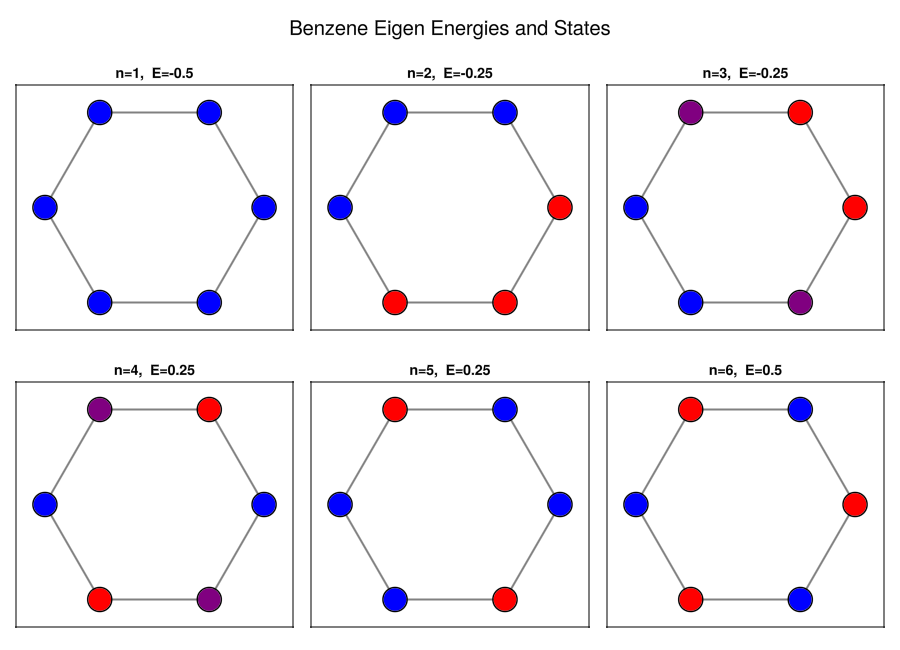

The script that saved this image:
## Initialize
using Quantica, GLMakie, LinearAlgebra, Optim, Printf

r = 1.2
ep = 0
t = -0.25

positions = [(r * cos(i * pi / 3), r * sin(i * pi / 3), 0.0) for i in 0:5]

lat = lattice(sublat(positions...; name = :C))

## Functions
function solve(p, doplot=false)
    ep, t = p

    if doplot
        display(qplot(lat, title = "Benzene Geometric Structure"))
    end

    model = onsite(ep) + hopping(t; range = 1.01 * r)

    H = hamiltonian(lat, model)
    Hmat = Matrix(H[()])

    return solve_ham(Hmat)
end

function solve_ham(H)
    evals, evecs = eigen(Hermitian(H))

    evecs = real.(evecs)

    return evals, evecs
end

## Final solution
evals, evecs = solve([ep, t], true)

println("  n   eigval   eigvec")
for n in 1:length(evals)
    fmt = Printf.Format(" %2i  %7.3f   [" * "%6.3f " ^ (length(evals) - 1) * "%6.3f]\n")
    Printf.format(stdout, fmt, n, evals[n], evecs[:, n]...)
end

## Plot
pos = sites(lat)
xs = [p[1] for p in pos]
ys = [p[2] for p in pos]

fig = Figure(size = (900, 650))
Label(fig[0, 1:3], "Benzene Eigen Energies and States", fontsize = 20, halign = :center)

for n in 1:6
    row, col = divrem(n - 1, 3) .+ (1, 1)
    ax = Axis(fig[row, col], title = "n=$n,  E=$(round(evals[n], digits=2))",
              aspect = DataAspect())
    hidedecorations!(ax)

    for k in 1:6
        k2 = k == 6 ? 1 : k + 1
        lines!(ax, [xs[k], xs[k2]], [ys[k], ys[k2]], color = :gray, linewidth = 2)
    end

    coeffs = real.(evecs[:, n])
    scatter!(ax, xs, ys, color = sign.(coeffs), colormap = cgrad([:blue, :red]),
             colorrange = (-1, 1), markersize = 0.35, markerspace = :data, strokecolor = :black, strokewidth = 1.5)
end

display(fig)

## Save
save("Theory/benzene.png", fig)
